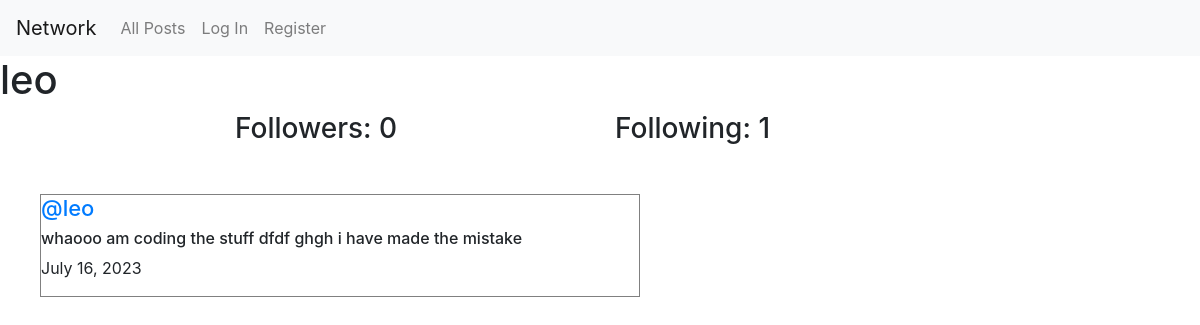
The page /profile/2 on the database its author committed.
### network/models.py (models this page shows, shortened)
class User(AbstractUser):
    pass

class Post(models.Model):
    content= models.CharField(max_length=140)
    user=models.ForeignKey(User,on_delete=models.CASCADE,related_name="author")
    date=models.DateField(auto_now_add=True)

### network/views.py (the view)
# urls.py: path('profile/<int:user_id>', views.profile, name='profile'),
def profile(request, user_id):
    user = User.objects.get(pk=user_id)
    allPosts = Post.objects.filter(user=user).order_by("id").reverse()
    following = Follow.objects.filter(user=user)
    followers = Follow.objects.filter(user_follower=user)
    isFollowing = False
    if request.user.is_authenticated:
        checkFollow = followers.filter(user=request.user)
        if checkFollow.exists():
            isFollowing = True
    paginator = Paginator(allPosts, 1)
    page_number = request.GET.get('page')
    posts_of_the_page = paginator.get_page(page_number)
    return render(request, "network/profile.html", {
        "posts_of_the_page": posts_of_the_page,
        "username": user.username,
        "following": following,
        "followers": followers,
        "isFollowing": isFollowing,
        "user_profile": user
    })

### network/templates/network/profile.html (shortened to what this page needs)
{% extends "network/layout.html" %}
{% block body %}
    <h1>{{ username }}</h1>
    <div class="container">
        <div class="row d-flex justify-content-center">
            <h3 class="col-4">Followers: {{ followers.count }}</h3>
            <h3 class="col-4">Following: {{ following.count }}</h3>
        </div>
    </div>
    <div class="all-posts">
        {% for post in posts_of_the_page %}
            <div class="post">
                <h5 class="username" style="font-size:22px;"><a href="{% url 'profile' user_id=post.user.id%}">@{{post.user}}</a></h5>
                <h6 class="content">{{ post.content }}</h6>
                <p class="date">{{ post.date }}</p>
            </div>
        {% endfor %}
    </div>
{% endblock %}

### network/static/network/styles.css (style rules this page uses)
.all-posts { display: flex; justify-content: flex-start; flex-direction: column; margin: 20px; }
.all-posts .post { border: 0.3px solid gray; display: flex; justify-content: center; flex-direction: column; max-width: 600px; box-sizing: border-box; margin: 20px; }

### rows shown on the page
User: username "leo"
Post: user "leo", content "whaooo am coding the stuff dfdf ghgh i have made the mistake", date "July 16, 2023"

### other values the page prints
{{ followers.count }} "0"
{{ following.count }} "1"
